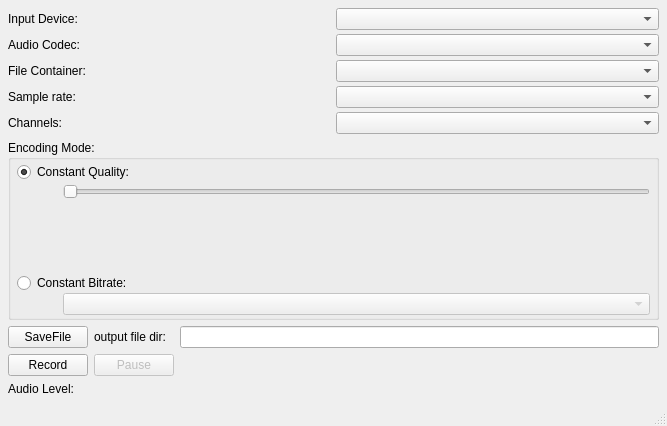
<?xml version="1.0" encoding="UTF-8"?>
<ui version="4.0">
 <class>AudioRecorder</class>
 <widget class="QMainWindow" name="AudioRecorder">
  <property name="geometry">
   <rect>
    <x>0</x>
    <y>0</y>
    <width>667</width>
    <height>426</height>
   </rect>
  </property>
  <property name="windowTitle">
   <string>MainWindow</string>
  </property>
  <widget class="QWidget" name="centralwidget">
   <layout class="QGridLayout" name="gridLayout_3">
    <property name="leftMargin">
     <number>8</number>
    </property>
    <property name="topMargin">
     <number>8</number>
    </property>
    <property name="rightMargin">
     <number>8</number>
    </property>
    <property name="bottomMargin">
     <number>8</number>
    </property>
    <item row="0" column="0" colspan="3">
     <layout class="QGridLayout" name="gridLayout_2">
      <property name="spacing">
       <number>4</number>
      </property>
      <item row="3" column="0">
       <widget class="QLabel" name="label_4">
        <property name="text">
         <string>Sample rate:</string>
        </property>
       </widget>
      </item>
      <item row="0" column="1">
       <widget class="QComboBox" name="audioDeviceBox">
        <property name="sizePolicy">
         <sizepolicy hsizetype="Preferred" vsizetype="Preferred">
          <horstretch>0</horstretch>
          <verstretch>0</verstretch>
         </sizepolicy>
        </property>
       </widget>
      </item>
      <item row="1" column="0">
       <widget class="QLabel" name="label_2">
        <property name="text">
         <string>Audio Codec:</string>
        </property>
       </widget>
      </item>
      <item row="0" column="0">
       <widget class="QLabel" name="label">
        <property name="text">
         <string>Input Device:</string>
        </property>
       </widget>
      </item>
      <item row="2" column="0">
       <widget class="QLabel" name="label_3">
        <property name="text">
         <string>File Container:</string>
        </property>
       </widget>
      </item>
      <item row="2" column="1">
       <widget class="QComboBox" name="containerBox">
        <property name="sizePolicy">
         <sizepolicy hsizetype="Preferred" vsizetype="Preferred">
          <horstretch>0</horstretch>
          <verstretch>0</verstretch>
         </sizepolicy>
        </property>
       </widget>
      </item>
      <item row="3" column="1">
       <widget class="QComboBox" name="sampleRateBox">
        <property name="sizePolicy">
         <sizepolicy hsizetype="Preferred" vsizetype="Preferred">
          <horstretch>0</horstretch>
          <verstretch>0</verstretch>
         </sizepolicy>
        </property>
       </widget>
      </item>
      <item row="1" column="1">
       <widget class="QComboBox" name="audioCodecBox">
        <property name="sizePolicy">
         <sizepolicy hsizetype="Preferred" vsizetype="Preferred">
          <horstretch>0</horstretch>
          <verstretch>0</verstretch>
         </sizepolicy>
        </property>
       </widget>
      </item>
      <item row="4" column="0">
       <widget class="QLabel" name="label_5">
        <property name="text">
         <string>Channels:</string>
        </property>
       </widget>
      </item>
      <item row="4" column="1">
       <widget class="QComboBox" name="channelsBox">
        <property name="sizePolicy">
         <sizepolicy hsizetype="Preferred" vsizetype="Preferred">
          <horstretch>0</horstretch>
          <verstretch>0</verstretch>
         </sizepolicy>
        </property>
       </widget>
      </item>
     </layout>
    </item>
    <item row="1" column="0" colspan="3">
     <widget class="QGroupBox" name="groupBox">
      <property name="title">
       <string>Encoding Mode:</string>
      </property>
      <layout class="QGridLayout" name="gridLayout">
       <property name="leftMargin">
        <number>6</number>
       </property>
       <property name="topMargin">
        <number>2</number>
       </property>
       <property name="rightMargin">
        <number>6</number>
       </property>
       <property name="bottomMargin">
        <number>2</number>
       </property>
       <property name="verticalSpacing">
        <number>0</number>
       </property>
       <item row="1" column="0">
        <spacer name="horizontalSpacer_2">
         <property name="orientation">
          <enum>Qt::Horizontal</enum>
         </property>
         <property name="sizeType">
          <enum>QSizePolicy::Fixed</enum>
         </property>
         <property name="sizeHint" stdset="0">
          <size>
           <width>40</width>
           <height>20</height>
          </size>
         </property>
        </spacer>
       </item>
       <item row="0" column="0" colspan="2">
        <widget class="QRadioButton" name="constantQualityRadioButton">
         <property name="text">
          <string>Constant Quality:</string>
         </property>
         <property name="checked">
          <bool>true</bool>
         </property>
        </widget>
       </item>
       <item row="1" column="1">
        <widget class="QSlider" name="qualitySlider">
         <property name="orientation">
          <enum>Qt::Horizontal</enum>
         </property>
        </widget>
       </item>
       <item row="4" column="1">
        <widget class="QComboBox" name="bitrateBox">
         <property name="enabled">
          <bool>false</bool>
         </property>
        </widget>
       </item>
       <item row="3" column="0" colspan="2">
        <widget class="QRadioButton" name="constantBitrateRadioButton">
         <property name="text">
          <string>Constant Bitrate:</string>
         </property>
        </widget>
       </item>
       <item row="2" column="0">
        <spacer name="verticalSpacer">
         <property name="orientation">
          <enum>Qt::Vertical</enum>
         </property>
         <property name="sizeHint" stdset="0">
          <size>
           <width>20</width>
           <height>40</height>
          </size>
         </property>
        </spacer>
       </item>
      </layout>
     </widget>
    </item>
    <item row="2" column="0">
     <widget class="QPushButton" name="outputButton">
      <property name="text">
       <string>SaveFile</string>
      </property>
     </widget>
    </item>
    <item row="2" column="1">
     <widget class="QLabel" name="qlable1">
      <property name="text">
       <string>output file dir:</string>
      </property>
     </widget>
    </item>
    <item row="2" column="2">
     <widget class="QLineEdit" name="outputfile">
      <property name="text">
       <string/>
      </property>
     </widget>
    </item>
    <item row="3" column="0">
     <widget class="QPushButton" name="recordButton">
      <property name="text">
       <string>Record</string>
      </property>
     </widget>
    </item>
    <item row="3" column="1">
     <widget class="QPushButton" name="pauseButton">
      <property name="enabled">
       <bool>false</bool>
      </property>
      <property name="text">
       <string>Pause</string>
      </property>
     </widget>
    </item>
    <item row="4" column="0">
     <widget class="QLabel" name="levelLabel">
      <property name="text">
       <string>Audio Level:</string>
      </property>
     </widget>
    </item>
    <item row="4" column="1" colspan="2">
     <layout class="QVBoxLayout" name="levelsLayout"/>
    </item>
   </layout>
  </widget>
  <widget class="QStatusBar" name="statusbar"/>
 </widget>
 <resources/>
 <connections>
  <connection>
   <sender>constantQualityRadioButton</sender>
   <signal>toggled(bool)</signal>
   <receiver>qualitySlider</receiver>
   <slot>setEnabled(bool)</slot>
   <hints>
    <hint type="sourcelabel">
     <x>113</x>
     <y>197</y>
    </hint>
    <hint type="destinationlabel">
     <x>115</x>
     <y>223</y>
    </hint>
   </hints>
  </connection>
  <connection>
   <sender>constantBitrateRadioButton</sender>
   <signal>toggled(bool)</signal>
   <receiver>bitrateBox</receiver>
   <slot>setEnabled(bool)</slot>
   <hints>
    <hint type="sourcelabel">
     <x>173</x>
     <y>259</y>
    </hint>
    <hint type="destinationlabel">
     <x>190</x>
     <y>291</y>
    </hint>
   </hints>
  </connection>
  <connection>
   <sender>outputButton</sender>
   <signal>clicked()</signal>
   <receiver>AudioRecorder</receiver>
   <slot>setOutputLocation()</slot>
   <hints>
    <hint type="sourcelabel">
     <x>46</x>
     <y>340</y>
    </hint>
    <hint type="destinationlabel">
     <x>6</x>
     <y>302</y>
    </hint>
   </hints>
  </connection>
  <connection>
   <sender>recordButton</sender>
   <signal>clicked()</signal>
   <receiver>AudioRecorder</receiver>
   <slot>toggleRecord()</slot>
   <hints>
    <hint type="sourcelabel">
     <x>191</x>
     <y>340</y>
    </hint>
    <hint type="destinationlabel">
     <x>113</x>
     <y>317</y>
    </hint>
   </hints>
  </connection>
  <connection>
   <sender>pauseButton</sender>
   <signal>clicked()</signal>
   <receiver>AudioRecorder</receiver>
   <slot>togglePause()</slot>
   <hints>
    <hint type="sourcelabel">
     <x>252</x>
     <y>334</y>
    </hint>
    <hint type="destinationlabel">
     <x>258</x>
     <y>346</y>
    </hint>
   </hints>
  </connection>
 </connections>
 <slots>
  <slot>setOutputLocation()</slot>
  <slot>toggleRecord()</slot>
  <slot>togglePause()</slot>
 </slots>
</ui>
